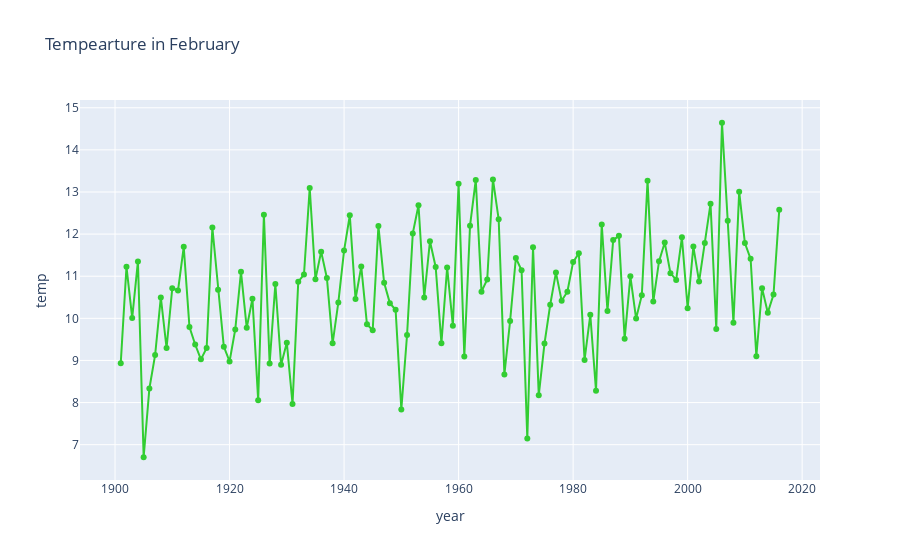

The notebook cell this image was saved under:
### Markdown cell above
## February

### Code cell
df_feb= df.query('year >=1901').query("month =='February'")
fig = px.line(df_feb, x="year", y="temp", title='Tempearture in February ',markers=True,
            )
fig.update_traces(line_color="#32CD32")
fig.show()
